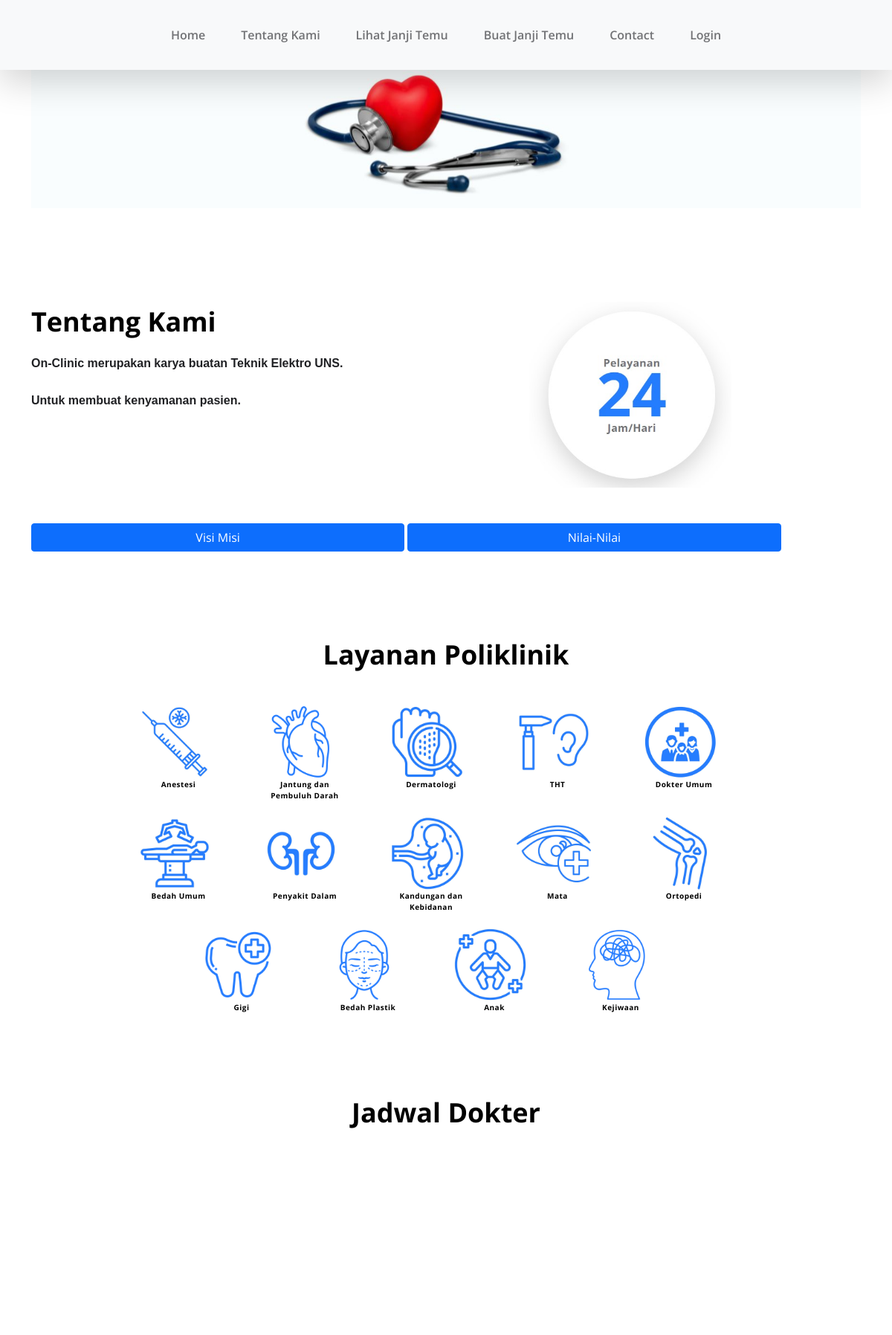
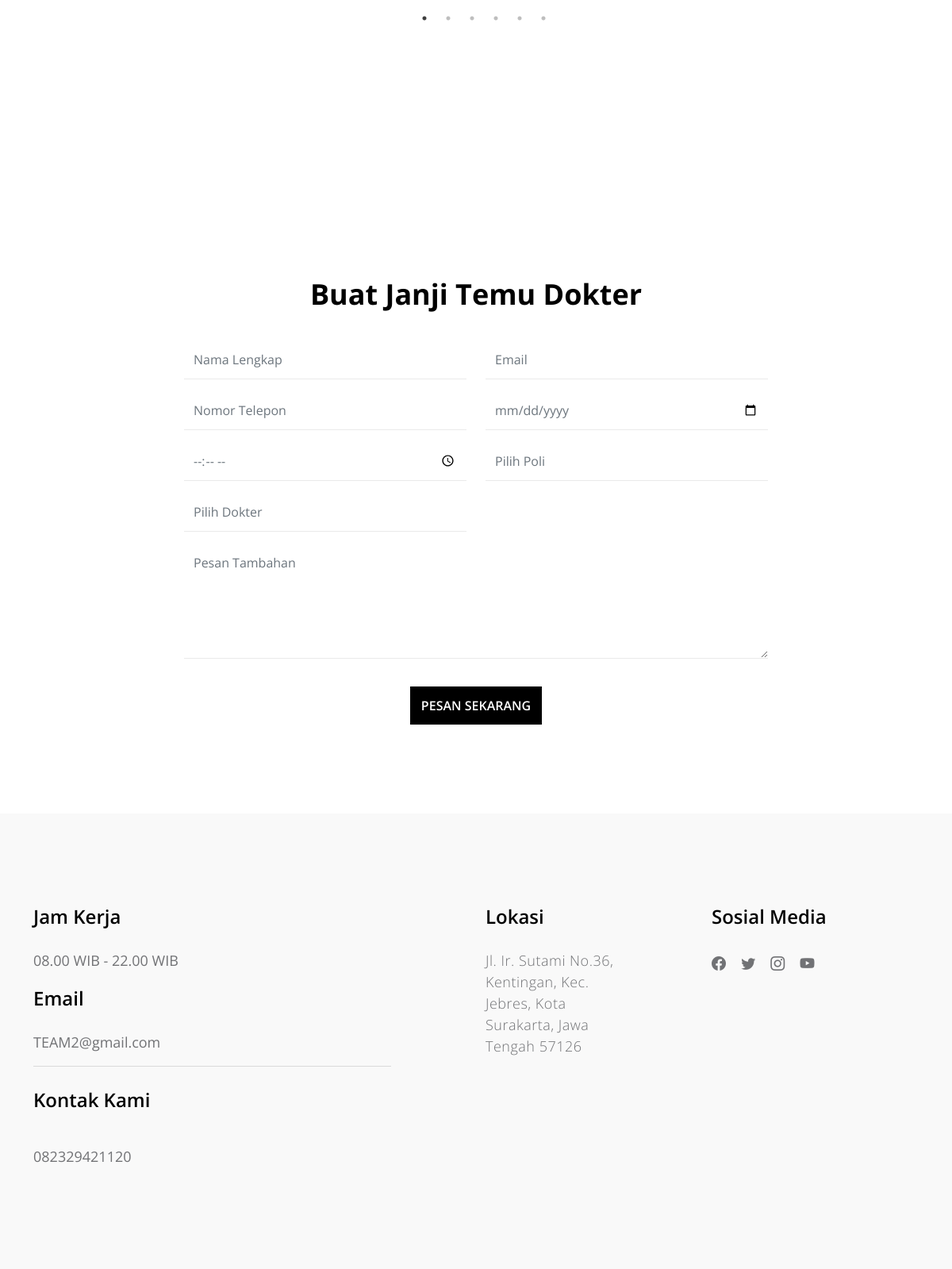
The page / on the database its author committed (2 pictures, top to bottom).
### tables this page shows
CREATE TABLE `tblpage` (
  `ID` int(10) NOT NULL,
  `PageType` varchar(200) DEFAULT NULL,
  `PageTitle` mediumtext DEFAULT NULL,
  `PageDescription` mediumtext DEFAULT NULL,
  `Email` varchar(200) DEFAULT NULL,
  `MobileNumber` varchar(12) DEFAULT NULL,
  `UpdationDate` date DEFAULT NULL,
  `Timing` varchar(200) NOT NULL
);

### index.php (the view, shortened to what this page needs)
<?php
include('doctor/includes/dbconnection.php');
?>
<!doctype html>
<html lang="en">
<head>
    <link href="css/bootstrap.min.css" rel="stylesheet">
    <link href="css/bootstrap-icons.css" rel="stylesheet">
    <link href="css/owl.carousel.min.css" rel="stylesheet">
    <link href="css/owl.theme.default.min.css" rel="stylesheet">
    <link href="css/templatemo-medic-care.css" rel="stylesheet">
    <link rel="stylesheet" href="index.css" />
    <link rel="stylesheet" type="text/css" href="https://cdnjs.cloudflare.com/ajax/libs/slick-carousel/1.9.0/slick.css" />
    <link rel="stylesheet" type="text/css" href="https://cdnjs.cloudflare.com/ajax/libs/slick-carousel/1.9.0/slick-theme.css" />
</head>
<body id="top">
    <main>
        <?php include_once('includes/header.php'); ?>
        <section class="hero" id="hero" style="margin-left: auto; margin-right:auto;">
            <div class="container" style="height:200px">
                <div class="row">
                    <div class="col-20">
                        <div id="myCarousel" class="carousel slide carousel-fade" data-bs-ride="carousel">
                            <div class="carousel-inner">
                                <div class="carousel-item">
                                    <img src="images/slider/r2.jpg" class="img-fluid" alt="">
                                </div>
                            </div>
                        </div>
                    </div>
                </div>
            </div>
        </section>
        <section class="section-padding" id="about">
            <div class="container">
                <div class="row">
                    <div class="col-lg-6 col-md-6 col-12">
                    <?php
                        $sql = "SELECT * from tblpage where PageType='aboutus'";
                        $query = $dbh->prepare($sql);
                        $query->execute();
                        $results = $query->fetchAll(PDO::FETCH_OBJ);
                        if ($query->rowCount() > 0) {
                            foreach ($results as $row) {               ?>
                                <h2 class="mb-lg-3 mb-3"><?php echo htmlentities($row->PageTitle); ?></h2>
                                <p><?php echo ($row->PageDescription); ?></p>
                        <?php $cnt = $cnt + 1;
                            }
                        } ?>
                    </div>
                    <div class="col-md-3 col-md-6 col-6">
                    <img src="images/layanan/1.jpg" alt="" style="height:250px; margin-left: 100px;">
                    </div>
                    </div>
                </div>
            <br><br>
        <div class="container">
  <button class="btn btn-primary" data-toggle="collapse" href="#multiCollapseExample1" role="button" aria-expanded="false" aria-controls="multiCollapseExample1" style="width:45%;">Visi Misi</button>
  <button class="btn btn-primary" type="button" data-toggle="collapse" data-target="#multiCollapseExample2" aria-expanded="false" aria-controls="multiCollapseExample2" style="width:45%;">Nilai-Nilai</button>
</div>
    </section>
        <section class="gallery">
        <h2 class="text-center mb-lg-3 mb-2">Layanan Poliklinik</h2>
        <br>
            <div class="layanan-container">
                <div class="layanan">
                    <img src="images/layanan/anesthesia.jpg" alt="">
                    <p class="text-center mb-lg-3 mb-2">Anestesi</P>
                </div>
                <div class="layanan">
                    <img src="images/layanan/jantung.png" alt="">
                    <p class="text-center mb-lg-3 mb-2">Jantung dan Pembuluh Darah</P>
                </div>
                <div class="layanan">
                    <img src="images/layanan/Dermatology.jpg" alt="">
                    <p class="text-center mb-lg-3 mb-2">Dermatologi</P>
                </div>
                <div class="layanan">
                    <img src="images/layanan/ent.jpg" alt="">
                    <p class="text-center mb-lg-3 mb-2">THT</P>
                </div>
                <div class="layanan">
                    <img src="images/layanan/family.jpg" alt="">
                    <p class="text-center mb-lg-3 mb-2">Dokter Umum</P>
                </div>
                    </div>
            <div class="layanan-container">
                <div class="layanan">
                    <img src="images/layanan/general.jpg" alt="">
                    <p class="text-center mb-lg-3 mb-2">Bedah Umum</P>
                </div>
                <div class="layanan">
                    <img src="images/layanan/internal.jpg" alt="">
                    <p class="text-center mb-lg-3 mb-2">Penyakit Dalam</P>
                </div>
                <div class="layanan">
                    <img src="images/layanan/obstetric.jpg" alt="">
                    <p class="text-center mb-lg-3 mb-2">Kandungan dan Kebidanan</P>
                </div>
                <div class="layanan">
                    <img src="images/layanan/ophtalmology.jpg" alt="">
                    <p class="text-center mb-lg-3 mb-2">Mata</P>
                </div>
                <div class="layanan">
                    <img src="images/layanan/orthopedic.jpg" alt="">
                    <p class="text-center mb-lg-3 mb-2">Ortopedi</P>
                </div>
                    </div>
                <div class="layanan-container">
                <div class="layanan">
                    <img src="images/layanan/gigi.png" alt="">
                    <p class="text-center mb-lg-3 mb-2">Gigi</P>
                </div>
                <div class="layanan">
                    <img src="images/layanan/plastik.png" alt="">
                    <p class="text-center mb-lg-3 mb-2">Bedah Plastik</P>
                </div>
                <div class="layanan">
                    <img src="images/layanan/Pediatric.jpg" alt="">
                    <p class="text-center mb-lg-3 mb-2">Anak</P>
                </div>
                <div class="layanan">
                    <img src="images/layanan/kejiwaan.png" alt="">
                    <p class="text-center mb-lg-3 mb-2">Kejiwaan</P>
                </div> </div>
        </section>
<br><br><br>
    <section class=jadwal>
    <h2 class="text-center mb-lg-3 mb-2">Jadwal Dokter</h2>
    <div class="slider-nav d2">
    <div><img src="images/jadwal/1.jpg" alt="">
    <b style="">Dr. A</b>
    </div>
    <div><img src="images/jadwal/2.jpg" alt="">
    <b style="">Dr. B</b>
    </div>
    <div><img src="images/jadwal/3.jpg" alt="">
    <b style="">Dr. C</b>
    </div>
    <div><img src="images/jadwal/2.jpg" alt="">
    </div>
    <div><img src="images/jadwal/2.jpg" alt="">
    <b style="">Dr. F</b>
    </div>
  </div>
  <div class="slider-for d1">
  <div><img src="images/jadwal/senin.jpg" alt=""></div>
  </div>
        </section>
        <section class="section-padding" id="booking">
            <div class="container">
                <div class="row">
                    <div class="col-lg-8 col-12 mx-auto">
                        <div class="booking-form">
                            <h2 class="text-center mb-lg-3 mb-2">Buat Janji Temu Dokter</h2>
                            <form role="form" method="post">
                                <div class="row">
                                    <div class="col-lg-6 col-12">
                                        <input type="text" name="name" id="name" class="form-control" placeholder="Nama Lengkap" required='true'>
                                    </div>
                                    <div class="col-lg-6 col-12">
                                        <input type="email" name="email" id="email" pattern="[^ @]*@[^ @]*" class="form-control" placeholder="Email" required='true'>
                                    </div>
                                    <div class="col-lg-6 col-12">
                                        <input type="telephone" name="phone" id="phone" class="form-control" placeholder="Nomor Telepon" maxlength="14">
                                    </div>
                                    <div class="col-lg-6 col-12">
                                        <input type="date" name="date" id="date" value="" class="form-control">
                                    </div>
                                    <div class="col-lg-6 col-12">
                                        <input type="time" name="time" id="time" value="" class="form-control">
                                    </div>
                                    <div class="col-lg-6 col-12">
                                        <select onChange="getdoctors(this.value);" name="specialization" id="specialization" class="form-control" required>
                                            <option value="">Pilih Poli</option>
                                        </select>
                                    </div>
                                    <div class="col-lg-6 col-12">
                                        <select name="doctorlist" id="doctorlist" class="form-control">
                                            <option value="">Pilih Dokter</option>
                                        </select>
                                    </div>
                                    <div class="col-12">
                                        <textarea class="form-control" rows="5" id="message" name="message" placeholder="Pesan Tambahan"></textarea>
                                    </div>
                                    <div class="col-lg-3 col-md-4 col-6 mx-auto">
                                        <button type="submit" class="form-control" name="submit" id="submit-button">Pesan Sekarang</button>
                                    </div>
                                </div>
                            </form>
                        </div>
                    </div>
                </div>
            </div>
        </section>
    </main>
    <?php include_once('includes/footer.php'); ?>
</body>
</html>

### includes/footer.php (shortened to what this page needs)
<footer class="site-footer section-padding" id="contact">
            <div class="container">
                <div class="row">
                    <div class="col-lg-5 me-auto col-12">
                        <?php
$sql="SELECT * from tblpage where PageType='contactus'";
$query = $dbh -> prepare($sql);
$query->execute();
$results=$query->fetchAll(PDO::FETCH_OBJ);
$cnt=1;
if($query->rowCount() > 0)
{
foreach($results as $row)
{               ?>
                        <h5 class="mb-lg-4 mb-3">Jam Kerja</h5>
                        <ul class="list-group list-group-flush">
                            <li class="list-group-item d-flex">
                                <?php  echo ($row->Timing);?>
                            </li></ul>
                            <h5 class="mb-lg-4 mb-3">Email</h5>
                            <ul class="list-group list-group-flush">
                            <li class="list-group-item d-flex">
                                <?php  echo ($row->Email);?></li>
                                <br>
                                 <h5 class="mb-lg-4 mb-3">Kontak Kami</h5>
                            <li class="list-group-item d-flex">
                                <?php  echo ($row->MobileNumber);?></li>
                        </ul>
                    </div>
                    <div class="col-lg-2 col-md-6 col-12 my-4 my-lg-0">
                        <h5 class="mb-lg-4 mb-3">Lokasi</h5>
                        <p><?php  echo ($row->PageDescription);?></p>
                    </div>
<?php $cnt=$cnt+1;}} ?>
                    <div class="col-lg-3 col-md-6 col-12 ms-auto">
                        <h5 class="mb-lg-4 mb-2">Sosial Media</h5>
                        <ul class="social-icon">
                            <li><a href="#" class="social-icon-link bi-facebook"></a></li>
                            <li><a href="#" class="social-icon-link bi-twitter"></a></li>
                            <li><a href="#" class="social-icon-link bi-instagram"></a></li>
                            <li><a href="#" class="social-icon-link bi-youtube"></a></li>
                        </ul>
                    </div>
                </div>
        </footer>

### rows shown on the page
tblpage: PageTitle "Tentang Kami", PageDescription "On-Clinic merupakan karya buatan Teknik Elektro UNS. Untuk membuat kenyamanan pasien."
tblpage: Timing "08.00 WIB - 22.00 WIB", Email "TEAM2@gmail.com", MobileNumber "082329421120", PageDescription "Jl. Ir. Sutami No.36, Kentingan, Kec. Jebres, Kota Surakarta, Jawa Tengah 57126"
